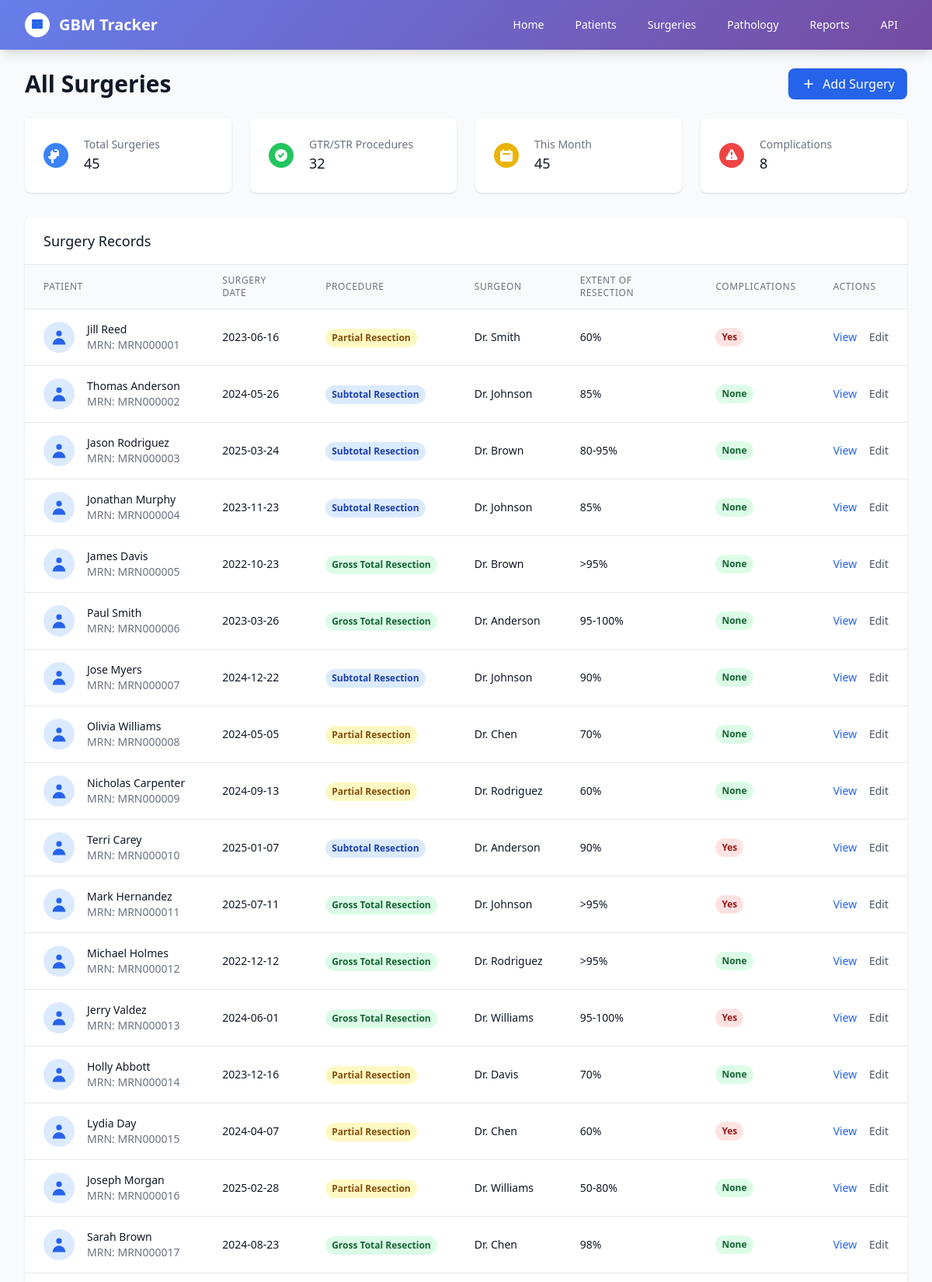
The app's page /surgeries (upper part) with its own data.
### app/models.py (models this page shows)
class BaseModel(Base):
    __abstract__ = True
    id = Column(Integer, primary_key=True, index=True)
    created_at = Column(DateTime(timezone=True), server_default=func.now())
    updated_at = Column(DateTime(timezone=True), onupdate=func.now())

class Surgery(BaseModel):
    __tablename__ = "surgeries"
    patient_id = Column(Integer, ForeignKey("patients.id"), nullable=False)
    surgery_date = Column(Date, nullable=False)
    surgery_type = Column(Enum(SurgeryType), nullable=False)
    surgeon_name = Column(String(200), nullable=False)
    hospital = Column(String(200))
    preop_imaging_date = Column(Date)
    preop_tumor_size = Column(String(100))
    tumor_location = Column(String(200))
    laterality = Column(String(50))
    procedure_details = Column(Text)
    operative_time_minutes = Column(Integer)
    estimated_blood_loss_ml = Column(Integer)
    extent_of_resection = Column(String(100))
    complications = Column(Text)
    postop_imaging_date = Column(Date)
    postop_findings = Column(Text)
    discharge_date = Column(Date)
    notes = Column(Text)
    patient = relationship("Patient", back_populates="surgeries")
    pathology = relationship("Pathology", back_populates="surgery", uselist=False)

class Patient(BaseModel):
    __tablename__ = "patients"
    medical_record_number = Column(String(50), unique=True, index=True, nullable=False)
    first_name = Column(String(100), nullable=False)
    last_name = Column(String(100), nullable=False)
    date_of_birth = Column(Date, nullable=False)
    gender = Column(Enum(Gender), nullable=False)
    contact_phone = Column(String(20))
    contact_email = Column(String(100))
    emergency_contact_name = Column(String(200))
    emergency_contact_phone = Column(String(20))
    initial_diagnosis_date = Column(Date)
    primary_location = Column(String(200))
    referring_physician = Column(String(200))
    insurance_info = Column(Text)
    medical_history = Column(Text)
    family_history = Column(Text)
    current_medications = Column(Text)
    allergies = Column(Text)
    notes = Column(Text)
    surgeries = relationship("Surgery", back_populates="patient", cascade="all, delete-orphan")
    pathologies = relationship("Pathology", back_populates="patient", cascade="all, delete-orphan")
    treatments = relationship("Treatment", back_populates="patient", cascade="all, delete-orphan")
    follow_up_visits = relationship("FollowUpVisit", back_populates="patient", cascade="all, delete-orphan")

### app/main.py (the view)
@app.get("/surgeries", response_class=HTMLResponse)
async def get_surgeries(request: Request, db: Session = Depends(get_db)):
    surgeries = db.query(Surgery).join(Patient).all()
    return templates.TemplateResponse("surgeries.html", {
        "request": request,
        "surgeries": surgeries,
        "title": "All Surgeries"
    })

### app/templates/surgeries.html (shortened to what this page needs)
{% extends "base.html" %}
{% block content %}
<div class="mb-6">
    <div class="flex justify-between items-center">
        <h1 class="text-3xl font-bold text-gray-900">{{ title }}</h1>
        <div class="flex space-x-3">
            <button id="addSurgeryBtn" class="bg-blue-600 hover:bg-blue-700 text-white px-4 py-2 rounded-lg transition-colors duration-200 flex items-center space-x-2">
                <svg class="w-5 h-5" fill="none" stroke="currentColor" viewBox="0 0 24 24">
                    <path stroke-linecap="round" stroke-linejoin="round" stroke-width="2" d="M12 6v6m0 0v6m0-6h6m-6 0H6"/>
                </svg>
                <span>Add Surgery</span>
            </button>
        </div>
    </div>
</div>
{% if surgeries %}
<div class="grid grid-cols-1 md:grid-cols-4 gap-6 mb-8">
    <div class="bg-white rounded-lg shadow p-6">
        <div class="flex items-center">
            <div class="flex-shrink-0">
                <div class="w-8 h-8 bg-blue-500 rounded-full flex items-center justify-center">
                    <svg class="w-5 h-5 text-white" fill="currentColor" viewBox="0 0 20 20">
                        <path d="M9 2a1 1 0 000 2h2a1 1 0 100-2H9z"/>
                        <path fill-rule="evenodd" d="M4 5a2 2 0 012-2v1a2 2 0 002 2h2a2 2 0 002-2V3a2 2 0 012 2v6h-3a4 4 0 01-4 4v4a2 2 0 01-2 2H6a2 2 0 01-2-2v-4a4 4 0 01-4-4h3V5z" clip-rule="evenodd"/>
                    </svg>
                </div>
            </div>
            <div class="ml-5 w-0 flex-1">
                <dl>
                    <dt class="text-sm font-medium text-gray-500 truncate">Total Surgeries</dt>
                    <dd class="text-lg font-medium text-gray-900">{{ surgeries|length }}</dd>
                </dl>
            </div>
        </div>
    </div>
    <div class="bg-white rounded-lg shadow p-6">
        <div class="flex items-center">
            <div class="flex-shrink-0">
                <div class="w-8 h-8 bg-green-500 rounded-full flex items-center justify-center">
                    <svg class="w-5 h-5 text-white" fill="currentColor" viewBox="0 0 20 20">
                        <path fill-rule="evenodd" d="M10 18a8 8 0 100-16 8 8 0 000 16zm3.707-9.293a1 1 0 00-1.414-1.414L9 10.586 7.707 9.293a1 1 0 00-1.414 1.414l2 2a1 1 0 001.414 0l4-4z" clip-rule="evenodd"/>
                    </svg>
                </div>
            </div>
            <div class="ml-5 w-0 flex-1">
                <dl>
                    <dt class="text-sm font-medium text-gray-500 truncate">GTR/STR Procedures</dt>
                    <dd class="text-lg font-medium text-gray-900">
                        {% set resection_count = surgeries|selectattr("surgery_type.value", "in", ["gross_total_resection", "subtotal_resection"])|list|length %}
                        {{ resection_count }}
                    </dd>
                </dl>
            </div>
        </div>
    </div>
    <div class="bg-white rounded-lg shadow p-6">
        <div class="flex items-center">
            <div class="flex-shrink-0">
                <div class="w-8 h-8 bg-yellow-500 rounded-full flex items-center justify-center">
                    <svg class="w-5 h-5 text-white" fill="currentColor" viewBox="0 0 20 20">
                        <path fill-rule="evenodd" d="M6 2a1 1 0 00-1 1v1H4a2 2 0 00-2 2v10a2 2 0 002 2h12a2 2 0 002-2V6a2 2 0 00-2-2h-1V3a1 1 0 10-2 0v1H7V3a1 1 0 00-1-1zm0 5a1 1 0 000 2h8a1 1 0 100-2H6z" clip-rule="evenodd"/>
                    </svg>
                </div>
            </div>
            <div class="ml-5 w-0 flex-1">
                <dl>
                    <dt class="text-sm font-medium text-gray-500 truncate">This Month</dt>
                    <dd class="text-lg font-medium text-gray-900">
                        {% set this_month = surgeries|selectattr("surgery_date")|list|length %}
                        {{ this_month }}
                    </dd>
                </dl>
            </div>
        </div>
    </div>
    <div class="bg-white rounded-lg shadow p-6">
        <div class="flex items-center">
            <div class="flex-shrink-0">
                <div class="w-8 h-8 bg-red-500 rounded-full flex items-center justify-center">
                </div>
            </div>
            <div class="ml-5 w-0 flex-1">
                <dl>
                    <dt class="text-sm font-medium text-gray-500 truncate">Complications</dt>
                    <dd class="text-lg font-medium text-gray-900">
                        {% set complications = surgeries|selectattr("complications")|rejectattr("complications", "equalto", "None")|list|length %}
                        {{ complications }}
                    </dd>
                </dl>
            </div>
        </div>
    </div>
</div>
<div class="bg-white shadow rounded-lg overflow-hidden">
    <div class="px-6 py-4 border-b border-gray-200">
        <h3 class="text-lg font-medium text-gray-900">Surgery Records</h3>
    </div>
    <div class="overflow-x-auto">
        <table class="min-w-full divide-y divide-gray-200">
            <thead class="bg-gray-50">
                <tr>
                    <th class="px-6 py-3 text-left text-xs font-medium text-gray-500 uppercase tracking-wider">Patient</th>
                    <th class="px-6 py-3 text-left text-xs font-medium text-gray-500 uppercase tracking-wider">Surgery Date</th>
                    <th class="px-6 py-3 text-left text-xs font-medium text-gray-500 uppercase tracking-wider">Procedure</th>
                    <th class="px-6 py-3 text-left text-xs font-medium text-gray-500 uppercase tracking-wider">Surgeon</th>
                    <th class="px-6 py-3 text-left text-xs font-medium text-gray-500 uppercase tracking-wider">Extent of Resection</th>
                    <th class="px-6 py-3 text-left text-xs font-medium text-gray-500 uppercase tracking-wider">Complications</th>
                    <th class="px-6 py-3 text-left text-xs font-medium text-gray-500 uppercase tracking-wider">Actions</th>
                </tr>
            </thead>
            <tbody class="bg-white divide-y divide-gray-200">
                {% for surgery in surgeries %}
                <tr class="hover:bg-gray-50">
                    <td class="px-6 py-4 whitespace-nowrap">
                        <div class="flex items-center">
                            <div class="flex-shrink-0 h-10 w-10">
                                <div class="h-10 w-10 rounded-full bg-blue-100 flex items-center justify-center">
                                    <svg class="h-6 w-6 text-blue-600" fill="currentColor" viewBox="0 0 20 20">
                                        <path fill-rule="evenodd" d="M10 9a3 3 0 100-6 3 3 0 000 6zm-7 9a7 7 0 1114 0H3z" clip-rule="evenodd"/>
                                    </svg>
                                </div>
                            </div>
                            <div class="ml-4">
                                <div class="text-sm font-medium text-gray-900">
                                    <a href="/patients/{{ surgery.patient.id }}" class="hover:text-blue-600">
                                        {{ surgery.patient.first_name }} {{ surgery.patient.last_name }}
                                    </a>
                                </div>
                                <div class="text-sm text-gray-500">MRN: {{ surgery.patient.medical_record_number }}</div>
                            </div>
                        </div>
                    </td>
                    <td class="px-6 py-4 whitespace-nowrap text-sm text-gray-900">
                        {{ surgery.surgery_date.strftime('%Y-%m-%d') if surgery.surgery_date else "Not specified" }}
                    </td>
                    <td class="px-6 py-4 whitespace-nowrap">
                        <span class="inline-flex px-2 py-1 text-xs font-semibold rounded-full
                            {% if surgery.surgery_type.value == 'gross_total_resection' %}bg-green-100 text-green-800
                            {% elif surgery.surgery_type.value == 'subtotal_resection' %}bg-blue-100 text-blue-800
                            {% elif surgery.surgery_type.value == 'partial_resection' %}bg-yellow-100 text-yellow-800
                            {% else %}bg-gray-100 text-gray-800{% endif %}">
                            {{ surgery.surgery_type.value.replace('_', ' ').title() if surgery.surgery_type else "Unknown" }}
                        </span>
                    </td>
                    <td class="px-6 py-4 whitespace-nowrap text-sm text-gray-900">
                        {{ surgery.surgeon_name or "Not specified" }}
                    </td>
                    <td class="px-6 py-4 whitespace-nowrap text-sm text-gray-900">
                        {{ surgery.extent_of_resection or "Not specified" }}
                    </td>
                    <td class="px-6 py-4 whitespace-nowrap text-sm text-gray-900">
                        {% if surgery.complications and surgery.complications != "None" %}
                            <span class="inline-flex px-2 py-1 text-xs font-semibold rounded-full bg-red-100 text-red-800">
                                Yes
                            </span>
                        {% else %}
                            <span class="inline-flex px-2 py-1 text-xs font-semibold rounded-full bg-green-100 text-green-800">
                                None
                            </span>
                        {% endif %}
                    </td>
                    <td class="px-6 py-4 whitespace-nowrap text-sm font-medium">
                        <a href="/surgeries/{{ surgery.id }}" class="text-blue-600 hover:text-blue-900 mr-3">View</a>
                        <button class="text-gray-600 hover:text-gray-900">Edit</button>
                    </td>
                </tr>
                {% endfor %}
            </tbody>
        </table>
    </div>
</div>
{% endif %}
{% endblock %}

### records on screen
Surgery: patient.first_name "Jill", patient.last_name "Reed", patient.medical_record_number "MRN000001", surgery_date "2023-06-16", surgery_type.value.replace "Partial Resection", surgeon_name "Dr. Smith", extent_of_resection "60%", shows "Yes"
Surgery: patient.first_name "Thomas", patient.last_name "Anderson", patient.medical_record_number "MRN000002", surgery_date "2024-05-26", surgery_type.value.replace "Subtotal Resection", surgeon_name "Dr. Johnson", extent_of_resection "85%", complications "None"
Surgery: patient.first_name "Jason", patient.last_name "Rodriguez", patient.medical_record_number "MRN000003", surgery_date "2025-03-24", surgery_type.value.replace "Subtotal Resection", surgeon_name "Dr. Brown", extent_of_resection "80-95%", complications "None"
Surgery: patient.first_name "Jonathan", patient.last_name "Murphy", patient.medical_record_number "MRN000004", surgery_date "2023-11-23", surgery_type.value.replace "Subtotal Resection", surgeon_name "Dr. Johnson", extent_of_resection "85%", complications "None"
Surgery: patient.first_name "James", patient.last_name "Davis", patient.medical_record_number "MRN000005", surgery_date "2022-10-23", surgery_type.value.replace "Gross Total Resection", surgeon_name "Dr. Brown", extent_of_resection ">95%", complications "None"
Surgery: patient.first_name "Paul", patient.last_name "Smith", patient.medical_record_number "MRN000006", surgery_date "2023-03-26", surgery_type.value.replace "Gross Total Resection", surgeon_name "Dr. Anderson", extent_of_resection "95-100%", complications "None"
Surgery: patient.first_name "Jose", patient.last_name "Myers", patient.medical_record_number "MRN000007", surgery_date "2024-12-22", surgery_type.value.replace "Subtotal Resection", surgeon_name "Dr. Johnson", extent_of_resection "90%", complications "None"
Surgery: patient.first_name "Olivia", patient.last_name "Williams", patient.medical_record_number "MRN000008", surgery_date "2024-05-05", surgery_type.value.replace "Partial Resection", surgeon_name "Dr. Chen", extent_of_resection "70%", complications "None"
Surgery: patient.first_name "Nicholas", patient.last_name "Carpenter", patient.medical_record_number "MRN000009", surgery_date "2024-09-13", surgery_type.value.replace "Partial Resection", surgeon_name "Dr. Rodriguez", extent_of_resection "60%", complications "None"
Surgery: patient.first_name "Terri", patient.last_name "Carey", patient.medical_record_number "MRN000010", surgery_date "2025-01-07", surgery_type.value.replace "Subtotal Resection", surgeon_name "Dr. Anderson", extent_of_resection "90%", shows "Yes"
Surgery: patient.first_name "Mark", patient.last_name "Hernandez", patient.medical_record_number "MRN000011", surgery_date "2025-07-11", surgery_type.value.replace "Gross Total Resection", surgeon_name "Dr. Johnson", extent_of_resection ">95%", shows "Yes"
Surgery: patient.first_name "Michael", patient.last_name "Holmes", patient.medical_record_number "MRN000012", surgery_date "2022-12-12", surgery_type.value.replace "Gross Total Resection", surgeon_name "Dr. Rodriguez", extent_of_resection ">95%", complications "None"
Surgery: patient.first_name "Jerry", patient.last_name "Valdez", patient.medical_record_number "MRN000013", surgery_date "2024-06-01", surgery_type.value.replace "Gross Total Resection", surgeon_name "Dr. Williams", extent_of_resection "95-100%", shows "Yes"
Surgery: patient.first_name "Holly", patient.last_name "Abbott", patient.medical_record_number "MRN000014", surgery_date "2023-12-16", surgery_type.value.replace "Partial Resection", surgeon_name "Dr. Davis", extent_of_resection "70%", complications "None"
Surgery: patient.first_name "Lydia", patient.last_name "Day", patient.medical_record_number "MRN000015", surgery_date "2024-04-07", surgery_type.value.replace "Partial Resection", surgeon_name "Dr. Chen", extent_of_resection "60%", shows "Yes"
Surgery: patient.first_name "Joseph", patient.last_name "Morgan", patient.medical_record_number "MRN000016", surgery_date "2025-02-28", surgery_type.value.replace "Partial Resection", surgeon_name "Dr. Williams", extent_of_resection "50-80%", complications "None"
Surgery: patient.first_name "Sarah", patient.last_name "Brown", patient.medical_record_number "MRN000017", surgery_date "2024-08-23", surgery_type.value.replace "Gross Total Resection", surgeon_name "Dr. Chen", extent_of_resection "98%", complications "None"

### other values on screen
{{ title }} "All Surgeries"
{{ surgeries|length }} "45"
{{ resection_count }} "32"
{{ this_month }} "45"
{{ complications }} "8"
